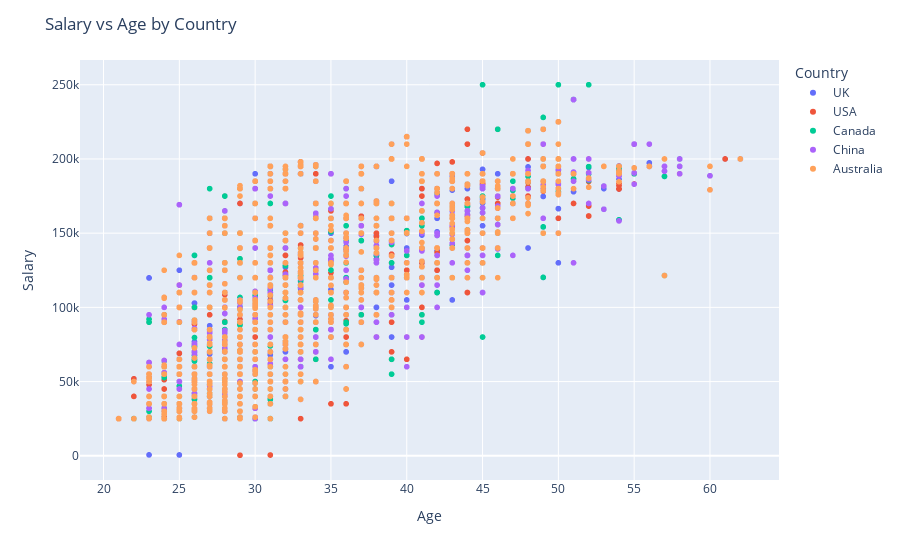

The notebook cell saved with this chart:
### Code cell
#  Plotly allows for interactive visualizations.


fig = px.scatter(df, x='Age', y='Salary', color='Country')
fig.update_layout(title='Salary vs Age by Country')
fig.show()

### Figure 1 — Plotly figure (JSON) as saved in the notebook; plotly's stock layout.template omitted (floating-point values rounded to 4 significant figures; data arrays with more than 128 entries replaced by an {"elided": "..."} marker saying what was removed)
{"data": [{"hovertemplate": "Country=UK<br>Age=%{x}<br>Salary=%{y}<extra></extra>", "legendgroup": "UK", "marker": {"color": "#636efa", "symbol": "circle"}, "mode": "markers", "name": "UK", "showlegend": true, "type": "scattergl", "x": {"elided": "1335 int values"}, "xaxis": "x", "y": {"elided": "1335 int values"}, "yaxis": "y"}, {"hovertemplate": "Country=USA<br>Age=%{x}<br>Salary=%{y}<extra></extra>", "legendgroup": "USA", "marker": {"color": "#EF553B", "symbol": "circle"}, "mode": "markers", "name": "USA", "showlegend": true, "type": "scattergl", "x": {"elided": "1359 int values"}, "xaxis": "x", "y": {"elided": "1359 int values"}, "yaxis": "y"}, {"hovertemplate": "Country=Canada<br>Age=%{x}<br>Salary=%{y}<extra></extra>", "legendgroup": "Canada", "marker": {"color": "#00cc96", "symbol": "circle"}, "mode": "markers", "name": "Canada", "showlegend": true, "type": "scattergl", "x": {"elided": "1325 int values"}, "xaxis": "x", "y": {"elided": "1325 int values"}, "yaxis": "y"}, {"hovertemplate": "Country=China<br>Age=%{x}<br>Salary=%{y}<extra></extra>", "legendgroup": "China", "marker": {"color": "#ab63fa", "symbol": "circle"}, "mode": "markers", "name": "China", "showlegend": true, "type": "scattergl", "x": {"elided": "1343 int values"}, "xaxis": "x", "y": {"elided": "1343 int values"}, "yaxis": "y"}, {"hovertemplate": "Country=Australia<br>Age=%{x}<br>Salary=%{y}<extra></extra>", "legendgroup": "Australia", "marker": {"color": "#FFA15A", "symbol": "circle"}, "mode": "markers", "name": "Australia", "showlegend": true, "type": "scattergl", "x": {"elided": "1336 int values"}, "xaxis": "x", "y": {"elided": "1336 int values"}, "yaxis": "y"}], "layout": {"legend": {"title": {"text": "Country"}, "tracegroupgap": 0}, "margin": {"t": 60}, "title": {"text": "Salary vs Age by Country"}, "xaxis": {"anchor": "y", "domain": [0, 1], "title": {"text": "Age"}}, "yaxis": {"anchor": "x", "domain": [0, 1], "title": {"text": "Salary"}}}}
